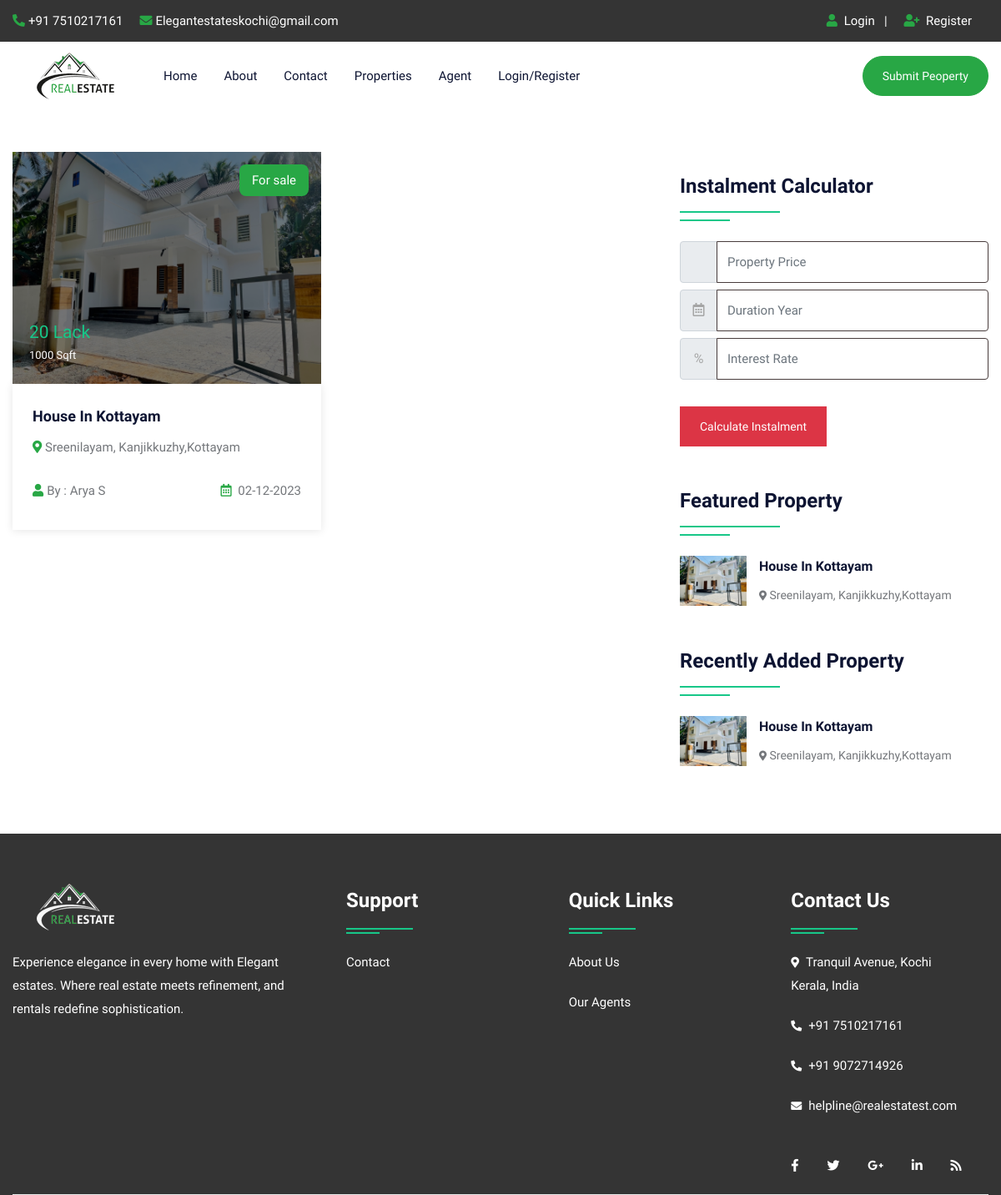
/property.php, run on the app's committed database.
### tables this page shows
CREATE TABLE `property` (
  `pid` int(50) NOT NULL,
  `title` varchar(200) NOT NULL,
  `pcontent` longtext NOT NULL,
  `type` varchar(100) NOT NULL,
  `bhk` varchar(50) NOT NULL,
  `stype` varchar(100) NOT NULL,
  `bedroom` int(50) NOT NULL,
  `bathroom` int(50) NOT NULL,
  `balcony` int(50) NOT NULL,
  `kitchen` int(50) NOT NULL,
  `hall` int(50) NOT NULL,
  `floor` varchar(50) NOT NULL,
  `size` int(50) NOT NULL,
  `price` varchar(50) NOT NULL,
  `location` varchar(200) NOT NULL,
  `city` varchar(100) NOT NULL,
  `state` varchar(100) NOT NULL,
  `feature` longtext NOT NULL,
  `pimage` varchar(300) NOT NULL,
  `pimage1` varchar(300) NOT NULL,
  `pimage2` varchar(300) NOT NULL,
  `pimage3` varchar(300) NOT NULL,
  `pimage4` varchar(300) NOT NULL,
  `uid` int(50) NOT NULL,
  `status` varchar(50) NOT NULL,
  `mapimage` varchar(300) NOT NULL,
  `topmapimage` varchar(300) NOT NULL,
  `groundmapimage` varchar(300) NOT NULL,
  `totalfloor` varchar(50) NOT NULL,
  `date` datetime NOT NULL DEFAULT current_timestamp(),
  `isFeatured` int(11) DEFAULT NULL
);

CREATE TABLE `user` (
  `uid` int(50) NOT NULL,
  `uname` varchar(100) NOT NULL,
  `uemail` varchar(100) NOT NULL,
  `uphone` varchar(20) NOT NULL,
  `upass` varchar(50) NOT NULL,
  `utype` varchar(50) NOT NULL,
  `uimage` varchar(300) NOT NULL
);

### property.php (the view, shortened to what this page needs)
<!DOCTYPE html>
<html lang="en">
<head>
<link rel="stylesheet" type="text/css" href="css/bootstrap.min.css">
<link rel="stylesheet" type="text/css" href="css/bootstrap-slider.css">
<link rel="stylesheet" type="text/css" href="css/jquery-ui.css">
<link rel="stylesheet" type="text/css" href="css/layerslider.css">
<link rel="stylesheet" type="text/css" href="css/color.css" id="color-change">
<link rel="stylesheet" type="text/css" href="css/owl.carousel.min.css">
<link rel="stylesheet" type="text/css" href="css/font-awesome.min.css">
<link rel="stylesheet" type="text/css" href="fonts/flaticon/flaticon.css">
<link rel="stylesheet" type="text/css" href="css/style.css">
</head>
<body>
<div id="page-wrapper">
    <div class="row">
		<?php include("include/header.php");?>
        <div class="full-row">
            <div class="container">
                <div class="row">
					<div class="col-lg-8">
                        <div class="row">
							<?php
							$query=mysqli_query($con,"SELECT property.*, user.uname,user.utype,user.uimage FROM `property`,`user` WHERE property.uid=user.uid");
								while($row=mysqli_fetch_array($query))
								{
							?>
                            <div class="col-md-6">
                                <div class="featured-thumb hover-zoomer mb-4">
                                    <div class="overlay-black overflow-hidden position-relative"> <img src="admin/property/<?php echo $row['18'];?>" alt="pimage">
                                        <div class="sale bg-success text-white">For <?php echo $row['5'];?></div>
                                        <div class="price text-primary text-capitalize"><?php echo $row['13'];?> <span class="text-white"><?php echo $row['12'];?> Sqft</span></div>
                                    </div>
                                    <div class="featured-thumb-data shadow-one">
                                        <div class="p-4">
                                            <h5 class="text-secondary hover-text-success mb-2 text-capitalize"><a href="propertydetail.php?pid=<?php echo $row['0'];?>"><?php echo $row['1'];?></a></h5>
                                            <span class="location text-capitalize"><i class="fas fa-map-marker-alt text-success"></i> <?php echo $row['14'];?></span> </div>
                                        <div class="px-4 pb-4 d-inline-block w-100">
                                            <div class="float-left text-capitalize"><i class="fas fa-user text-success mr-1"></i>By : <?php echo $row['uname'];?></div>
                                            <div class="float-right"><i class="far fa-calendar-alt text-success mr-1"></i> <?php echo date('d-m-Y', strtotime($row['date']));?></div>
                                        </div>
                                    </div>
                                </div>
                            </div>
                            <?php } ?>
                        </div>
                    </div>
                    <div class="col-lg-4">
                        <div class="sidebar-widget">
                            <h4 class="double-down-line-left text-secondary position-relative pb-4 my-4">Instalment Calculator</h4>
						<form class="d-inline-block w-100" action="calc.php" method="post">
                            <div class="input-group mb-2 mr-sm-2">
                                <div class="input-group-prepend">
                                    <div class="input-group-text"></div>
                                </div>
                                <input type="text" class="form-control" name="amount" placeholder="Property Price">
                            </div>
                            <div class="input-group mb-2 mr-sm-2">
                                <div class="input-group-prepend">
                                    <div class="input-group-text"><i class="far fa-calendar-alt"></i></div>
                                </div>
                                <input type="text" class="form-control" name="month" placeholder="Duration Year">
                            </div>
                            <div class="input-group mb-2 mr-sm-2">
                                <div class="input-group-prepend">
                                    <div class="input-group-text">%</div>
                                </div>
                                <input type="text" class="form-control" name="interest" placeholder="Interest Rate">
                            </div>
                            <button type="submit" value="submit" name="calc" class="btn btn-danger mt-4">Calculate Instalment</button>
                        </form>
                        </div>
                        <h4 class="double-down-line-left text-secondary position-relative pb-4 mb-4 mt-5">Featured Property</h4>
                        <ul class="property_list_widget">
                            <?php
                            $query=mysqli_query($con,"SELECT * FROM `property` WHERE isFeatured = 1 ORDER BY date DESC LIMIT 3");
                                    while($row=mysqli_fetch_array($query))
                                    {
                            ?>
                            <li> <img src="admin/property/<?php echo $row['18'];?>" alt="pimage">
                                <h6 class="text-secondary hover-text-success text-capitalize"><a href="propertydetail.php?pid=<?php echo $row['0'];?>"><?php echo $row['1'];?></a></h6>
                                <span class="font-14"><i class="fas fa-map-marker-alt icon-success icon-small"></i> <?php echo $row['14'];?></span>
                            </li>
                            <?php } ?>
                        </ul>
                        <div class="sidebar-widget mt-5">
                            <h4 class="double-down-line-left text-secondary position-relative pb-4 mb-4">Recently Added Property</h4>
                            <ul class="property_list_widget">
								<?php
								$query=mysqli_query($con,"SELECT * FROM `property` ORDER BY date DESC LIMIT 6");
										while($row=mysqli_fetch_array($query))
										{
								?>
                                <li> <img src="admin/property/<?php echo $row['18'];?>" alt="pimage">
                                    <h6 class="text-secondary hover-text-success text-capitalize"><a href="propertydetail.php?pid=<?php echo $row['0'];?>"><?php echo $row['1'];?></a></h6>
                                    <span class="font-14"><i class="fas fa-map-marker-alt icon-success icon-small"></i> <?php echo $row['14'];?></span>
                                </li>
                                <?php } ?>
                            </ul>
                        </div>
                    </div>
                </div>
            </div>
        </div>
		<?php include("include/footer.php");?>
    </div>
</body>
</html>

### data on the page
property: pimage (picture), stype "sale", price "20 Lack", size "1000", title "House In Kottayam", location "Sreenilayam, Kanjikkuzhy,Kottayam", uid.uname "Arya S", date "02-12-2023"
